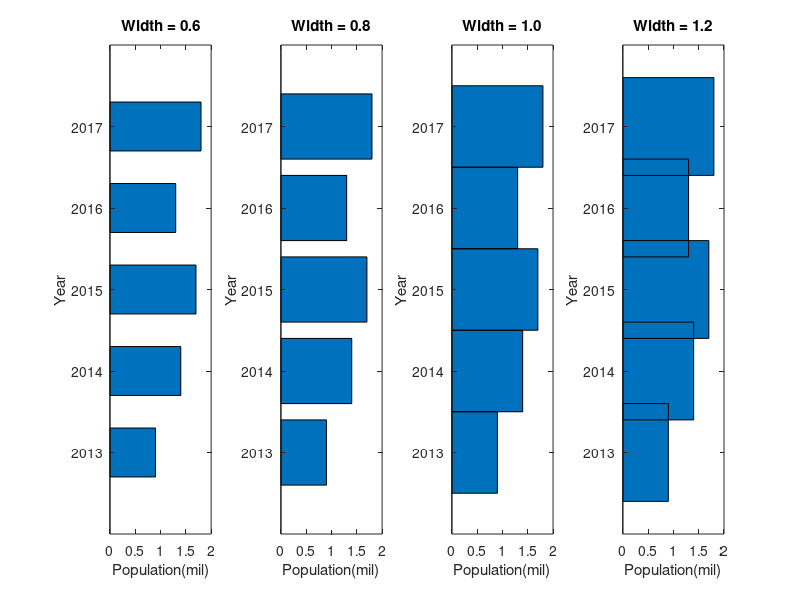

This figure's MATLAB source:
year = 2013:2017;
pop = [0.9, 1.4, 1.7, 1.3, 1.8];
for i = 1:4
    subplot(1, 4, i)
    barh(year, pop, 0.4+i*.2)
    title(sprintf('Width = %.1f', 0.4+i*.2))
    xlabel('Population(mil)')
    ylabel('Year')
end